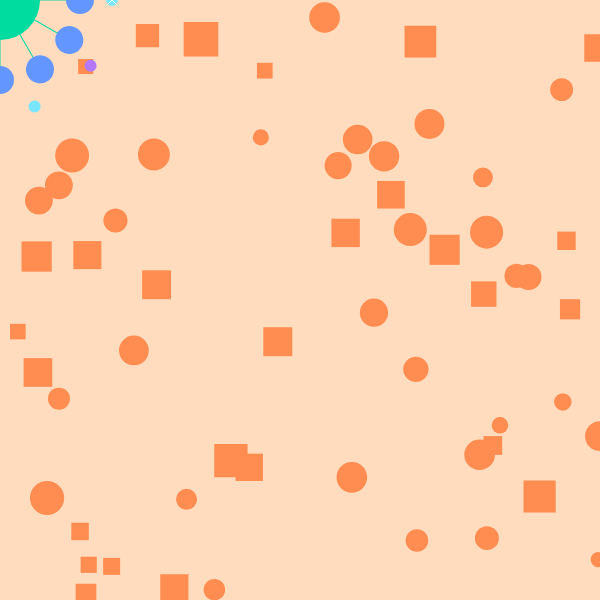
Frame 1 (no input)
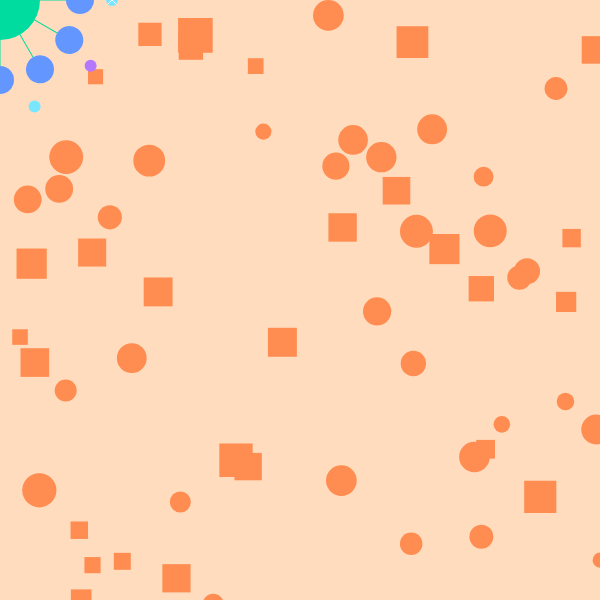
Frame 60 (no input)
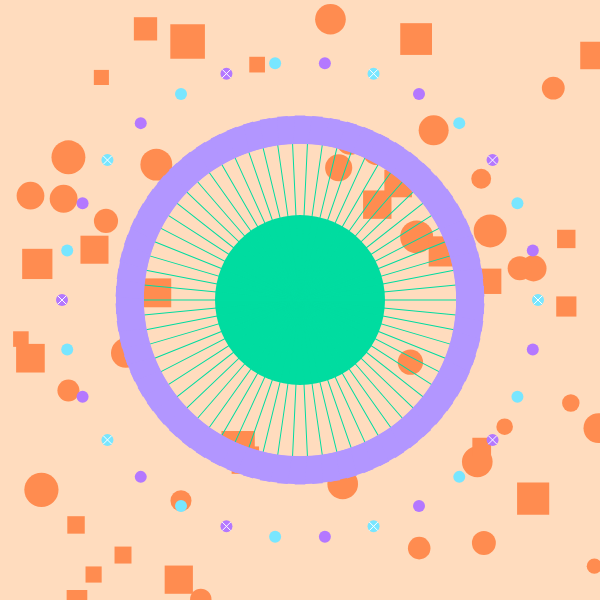
Frame 120 (the mouse pressed at the canvas centre since frame 60)

The p5.js sketch that drew these frames (run headless with seeded random() and noise() and a simulated clock; from frame 60 on, the mouse is pressed at the canvas centre):

// p5.js sketch
// ── sketch.js
// VARIABLES GLOBALES
let cantidadLineas;
let tamañoCirculo;
let cantidadPuntos;

// arrays para partículas
let posicionesX = [];
let posicionesY = [];
let tamaños = [];
let formas = [];

function setup() {

  createCanvas(600, 600);

  smooth();

  // crear partículas
  for (let i = 0; i < 60; i++) {

    posicionesX[i] = random(width);
    posicionesY[i] = random(height);

    tamaños[i] = random(15, 35);

    // 0 círculo / 1 cuadrado
    formas[i] = int(random(2));
  }
}

function draw() {

  // FONDO NARANJO CLARO
  background(255, 220, 190);

  // INPUT CONTINUO
  cantidadLineas = int(map(mouseX, 0, width, 12, 120));

  tamañoCirculo = map(mouseY, 0, height, 80, 260);

  cantidadPuntos = int(map(mouseX, 0, width, 10, 50));

  // dibujar partículas
  dibujarParticulas();

  // dibujar mandala
  dibujarPatron(mouseX, mouseY);
}

// FUNCIÓN PARTÍCULAS
function dibujarParticulas() {

  for (let i = 0; i < posicionesX.length; i++) {

    // distancia respecto al mouse
    let distancia = dist(
      mouseX,
      mouseY,
      posicionesX[i],
      posicionesY[i]
    );

    // CONDICIONAL
    // si el mouse está cerca se alejan
    if (distancia < 120) {

      posicionesX[i] += random(-8, 8);
      posicionesY[i] += random(-8, 8);

    } else {

      // vuelven lentamente
      posicionesX[i] += random(-1, 1);
      posicionesY[i] += random(-1, 1);
    }

    // color naranjo
    fill(255, 140, 80);

    noStroke();

    // CONDICIONAL
    // cambia forma
    if (formas[i] == 0) {

      ellipse(
        posicionesX[i],
        posicionesY[i],
        tamaños[i]
      );

    } else {

      rectMode(CENTER);

      rect(
        posicionesX[i],
        posicionesY[i],
        tamaños[i],
        tamaños[i]
      );
    }
  }
}

// FUNCIÓN PRINCIPAL
function dibujarPatron(x, y) {

  push();

  translate(x, y);

  // círculo central
  noStroke();

  fill(0, 220, 160);

  ellipse(0, 0, tamañoCirculo);

  // líneas radiales
  for (let i = 0; i < cantidadLineas; i++) {

    rotate(TWO_PI / cantidadLineas);

    stroke(0, 220, 160);

    line(0, 0, tamañoCirculo, 0);

    // colores dinámicos
    fill(
      map(mouseX, 0, width, 100, 255),
      150,
      255
    );

    noStroke();

    // FORMAS VARIABLES
    if (mouseX < width / 3) {

      ellipse(tamañoCirculo, 0, 28);

    } else if (mouseX < width / 1.5) {

      rectMode(CENTER);

      rect(tamañoCirculo, 0, 28, 28);

    } else {

      triangle(
        tamañoCirculo - 15, -15,
        tamañoCirculo + 15, 0,
        tamañoCirculo - 15, 15
      );
    }
  }

  // puntos exteriores
  let distanciaExterior = tamañoCirculo * 1.4;

  for (let i = 0; i < cantidadPuntos; i++) {

    let angulo = map(
      i,
      0,
      cantidadPuntos,
      0,
      TWO_PI
    );

    let px = cos(angulo) * distanciaExterior;

    let py = sin(angulo) * distanciaExterior;

    // colores alternados
    if (i % 2 == 0) {

      fill(120, 230, 255);

    } else {

      fill(180, 120, 255);
    }

    ellipse(px, py, 12);

    // X decorativa
    if (i % 3 == 0) {

      stroke(255);

      line(px - 4, py - 4, px + 4, py + 4);

      line(px + 4, py - 4, px - 4, py + 4);

      noStroke();
    }
  }

  pop();
}
